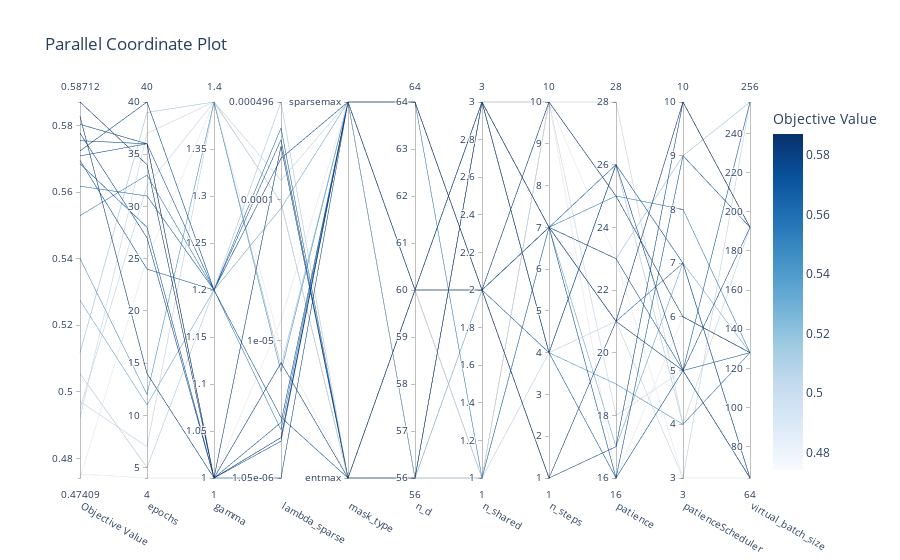

The notebook cell this image was saved under:
### Code cell
optuna.visualization.plot_parallel_coordinate(study)

### Figure 1 — Plotly figure (JSON) as saved in the notebook; plotly's stock layout.template omitted (floating-point values rounded to 4 significant figures)
{"data": [{"dimensions": [{"label": "Objective Value", "range": [0.4741, 0.5871], "values": [0.5828, 0.5755, 0.4949, 0.5724, 0.4971, 0.4741, 0.5686, 0.4923, 0.5618, 0.5401, 0.4753, 0.5804, 0.5275, 0.553, 0.5055, 0.5777, 0.5118, 0.5696, 0.5709, 0.5871]}, {"label": "epochs", "range": [4, 40], "values": [14, 36, 32, 40, 7, 25, 28, 37, 31, 12, 4, 36, 11, 33, 5, 27, 39, 24, 36, 34]}, {"label": "gamma", "range": [1, 1.4], "values": [1, 1.2, 1.4, 1.2, 1.4, 1.4, 1, 1.4, 1.2, 1.4, 1, 1, 1.2, 1.2, 1.2, 1, 1.4, 1.2, 1, 1]}, {"label": "lambda_sparse", "range": [-5.978, -3.304], "ticktext": ["1.05e-06", "1e-05", "0.0001", "0.000496"], "tickvals": [-5.978, -5, -4, -3.304], "values": [-3.619, -3.705, -3.86, -5.547, -4.021, -5.047, -5.716, -4.016, -3.488, -5.222, -4.856, -5.158, -4.06, -5.635, -3.304, -5.978, -5.183, -3.572, -5.583, -5.69]}, {"label": "mask_type", "range": [0, 1], "ticktext": ["entmax", "sparsemax"], "tickvals": [0, 1], "values": [0, 1, 1, 0, 0, 0, 1, 0, 0, 1, 1, 0, 1, 1, 0, 1, 1, 0, 1, 1]}, {"label": "n_d", "range": [56, 64], "values": [60, 60, 56, 60, 60, 60, 60, 56, 56, 60, 60, 56, 56, 64, 60, 64, 56, 60, 60, 64]}, {"label": "n_shared", "range": [1, 3], "values": [2, 3, 1, 3, 1, 3, 2, 3, 3, 3, 1, 3, 2, 1, 3, 2, 1, 2, 2, 2]}, {"label": "n_steps", "range": [1, 10], "values": [10, 4, 10, 7, 4, 10, 7, 10, 7, 4, 10, 7, 7, 7, 4, 1, 7, 7, 4, 1]}, {"label": "patience", "range": [16, 28], "values": [25, 26, 28, 16, 21, 23, 23, 18, 21, 19, 16, 21, 17, 25, 26, 17, 23, 26, 16, 21]}, {"label": "patienceScheduler", "range": [3, 10], "values": [6, 5, 4, 5, 3, 3, 5, 5, 7, 4, 6, 5, 7, 8, 4, 10, 9, 7, 9, 10]}, {"label": "virtual_batch_size", "range": [64, 256], "values": [128, 192, 192, 128, 256, 64, 256, 64, 64, 128, 128, 64, 128, 128, 128, 192, 256, 64, 192, 192]}], "labelangle": 30, "labelside": "bottom", "line": {"color": [0.5828, 0.5755, 0.4949, 0.5724, 0.4971, 0.4741, 0.5686, 0.4923, 0.5618, 0.5401, 0.4753, 0.5804, 0.5275, 0.553, 0.5055, 0.5777, 0.5118, 0.5696, 0.5709, 0.5871], "colorbar": {"title": {"text": "Objective Value"}}, "colorscale": [[0, "rgb(247,251,255)"], [0.125, "rgb(222,235,247)"], [0.25, "rgb(198,219,239)"], [0.375, "rgb(158,202,225)"], [0.5, "rgb(107,174,214)"], [0.625, "rgb(66,146,198)"], [0.75, "rgb(33,113,181)"], [0.875, "rgb(8,81,156)"], [1, "rgb(8,48,107)"]], "reversescale": false, "showscale": true}, "type": "parcoords"}], "layout": {"title": {"text": "Parallel Coordinate Plot"}}}
